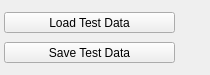
<?xml version="1.0" encoding="UTF-8"?>
<ui version="4.0">
 <class>TestDataWidget</class>
 <widget class="QDockWidget" name="TestDataWidget">
  <property name="geometry">
   <rect>
    <x>0</x>
    <y>0</y>
    <width>210</width>
    <height>75</height>
   </rect>
  </property>
  <property name="minimumSize">
   <size>
    <width>210</width>
    <height>75</height>
   </size>
  </property>
  <property name="maximumSize">
   <size>
    <width>210</width>
    <height>75</height>
   </size>
  </property>
  <property name="windowTitle">
   <string>Test Data</string>
  </property>
  <widget class="QWidget" name="dockWidgetContents">
   <layout class="QVBoxLayout" name="verticalLayout">
    <property name="spacing">
     <number>1</number>
    </property>
    <property name="margin">
     <number>4</number>
    </property>
    <item>
     <widget class="QToolButton" name="loadTestDataButton">
      <property name="minimumSize">
       <size>
        <width>171</width>
        <height>0</height>
       </size>
      </property>
      <property name="maximumSize">
       <size>
        <width>171</width>
        <height>16777215</height>
       </size>
      </property>
      <property name="text">
       <string>Load Test Data</string>
      </property>
     </widget>
    </item>
    <item>
     <widget class="QToolButton" name="saveTestDataButton">
      <property name="minimumSize">
       <size>
        <width>171</width>
        <height>0</height>
       </size>
      </property>
      <property name="maximumSize">
       <size>
        <width>171</width>
        <height>16777215</height>
       </size>
      </property>
      <property name="text">
       <string>Save Test Data</string>
      </property>
     </widget>
    </item>
   </layout>
  </widget>
 </widget>
 <resources/>
 <connections>
  <connection>
   <sender>loadTestDataButton</sender>
   <signal>clicked()</signal>
   <receiver>TestDataWidget</receiver>
   <slot>loadTestData()</slot>
   <hints>
    <hint type="sourcelabel">
     <x>105</x>
     <y>77</y>
    </hint>
    <hint type="destinationlabel">
     <x>104</x>
     <y>52</y>
    </hint>
   </hints>
  </connection>
  <connection>
   <sender>saveTestDataButton</sender>
   <signal>clicked()</signal>
   <receiver>TestDataWidget</receiver>
   <slot>saveTestData()</slot>
   <hints>
    <hint type="sourcelabel">
     <x>105</x>
     <y>58</y>
    </hint>
    <hint type="destinationlabel">
     <x>104</x>
     <y>37</y>
    </hint>
   </hints>
  </connection>
 </connections>
 <slots>
  <slot>loadTestData()</slot>
  <slot>saveTestData()</slot>
 </slots>
</ui>
